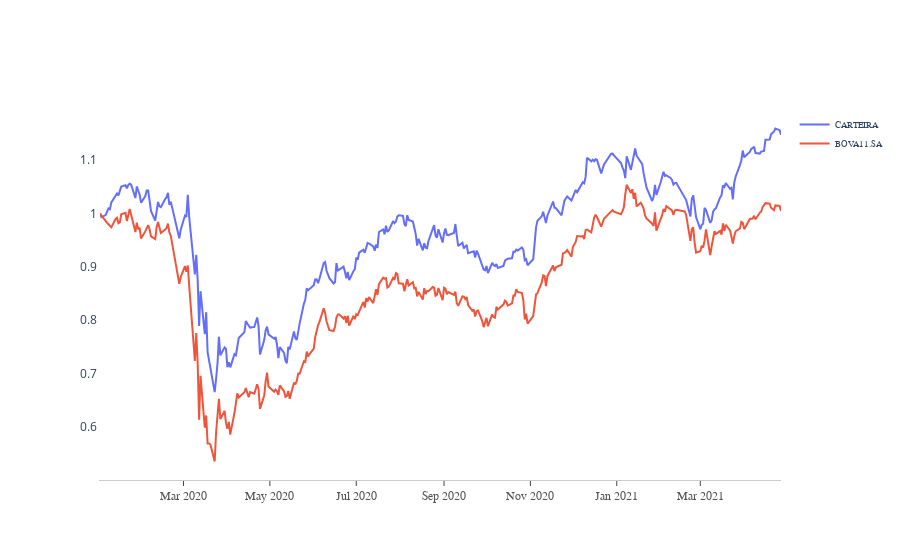

Notebook cell for this chart:
### Code cell
graf_plotly(cart_bench)

### Figure 1 — Plotly figure (JSON) as saved in the notebook; plotly's stock layout.template omitted (floating-point values rounded to 4 significant figures; data arrays with more than 128 entries replaced by an {"elided": "..."} marker saying what was removed)
{"data": [{"mode": "lines", "name": "CARTEIRA", "type": "scatter", "visible": true, "x": {"elided": "323 str values"}, "y": {"elided": "323 float values"}}, {"mode": "lines", "name": "BOVA11.SA", "type": "scatter", "visible": true, "x": {"elided": "323 str values"}, "y": {"elided": "323 float values"}}], "layout": {"autosize": true, "legend": {"font": {"family": "Arial", "size": 9}}, "margin": {"autoexpand": true, "l": 100, "r": 20, "t": 110}, "plot_bgcolor": "white", "showlegend": true, "title": {"text": ""}, "xaxis": {"linecolor": "rgb(204, 204, 204)", "linewidth": 1, "showgrid": false, "showline": true, "showticklabels": true, "tickfont": {"color": "rgb(82, 82, 82)", "family": "Arial", "size": 12}, "ticks": "outside"}, "yaxis": {"showgrid": false, "showline": true, "showticklabels": true, "title": {"text": ""}, "zeroline": true}}}
